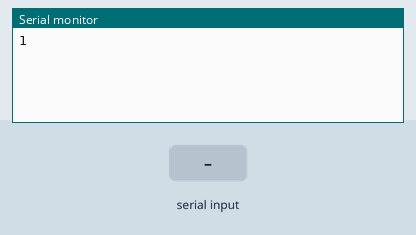
Simulated run of this sketch. Board: Arduino Uno, built with avr-gcc and run on an emulated ATmega328P. Parts: the last lines printed to the serial monitor. The test bench sets the inputs (shaded band).

Above: at 1.2 s.
1.3 s: "1" received over Serial
At 2.1 s:
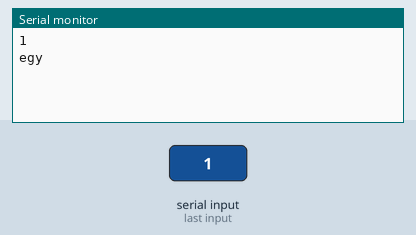
2.8 s: "2" received over Serial
At 3.3 s:
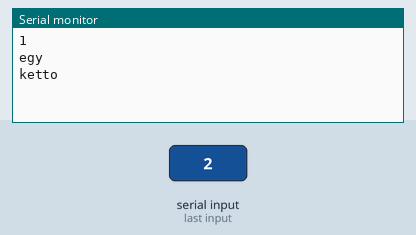

Measured:
- after the input at 1.3 s, the serial monitor: prints a new line at once (image 1)
- after the input at 2.8 s, the serial monitor: prints a new line at once (image 2)

The sketch:

rpi_communication_poc.ino
```cpp
#include <SoftwareSerial.h>
char dataString[50] = {0};
int a =0;
int incomingByte = 0;

void setup() {
  Serial.begin(9600);              //Starting serial communication
  Serial.println(1);
}

void loop() {
  a++;                          // a value increase every loop
  //if (Serial.available() > 0) {
    incomingByte = Serial.read();
    if(incomingByte == 49){
      Serial.println("egy");   // send the data
      delay(1000);                  // give the loop some break
    }
    if(incomingByte == 50){
      Serial.println("ketto");   // send the data
      delay(1000);                  // give the loop some break
    }
    //Serial.println(1);   // send the data
    //delay(1000);
  //}
}
```
